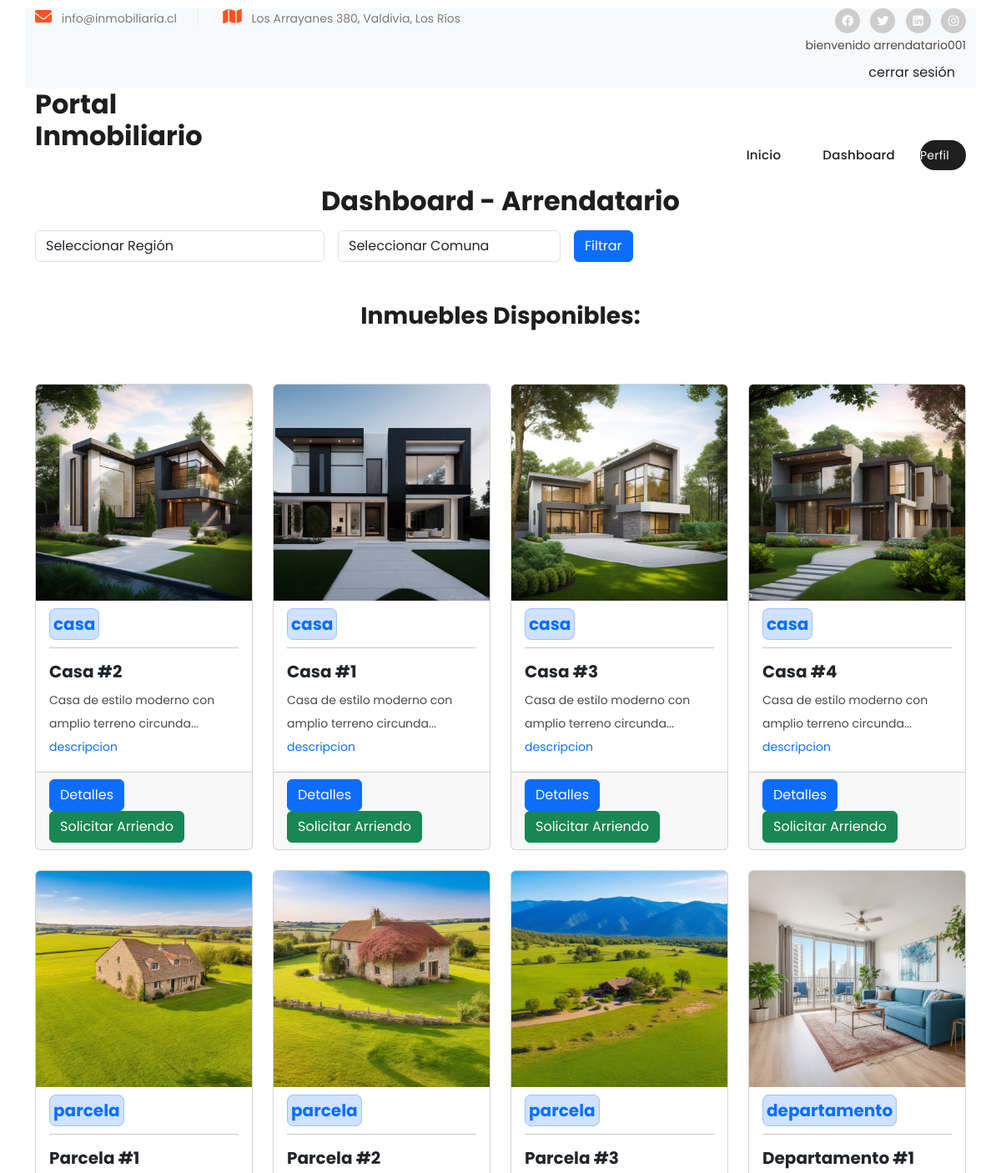
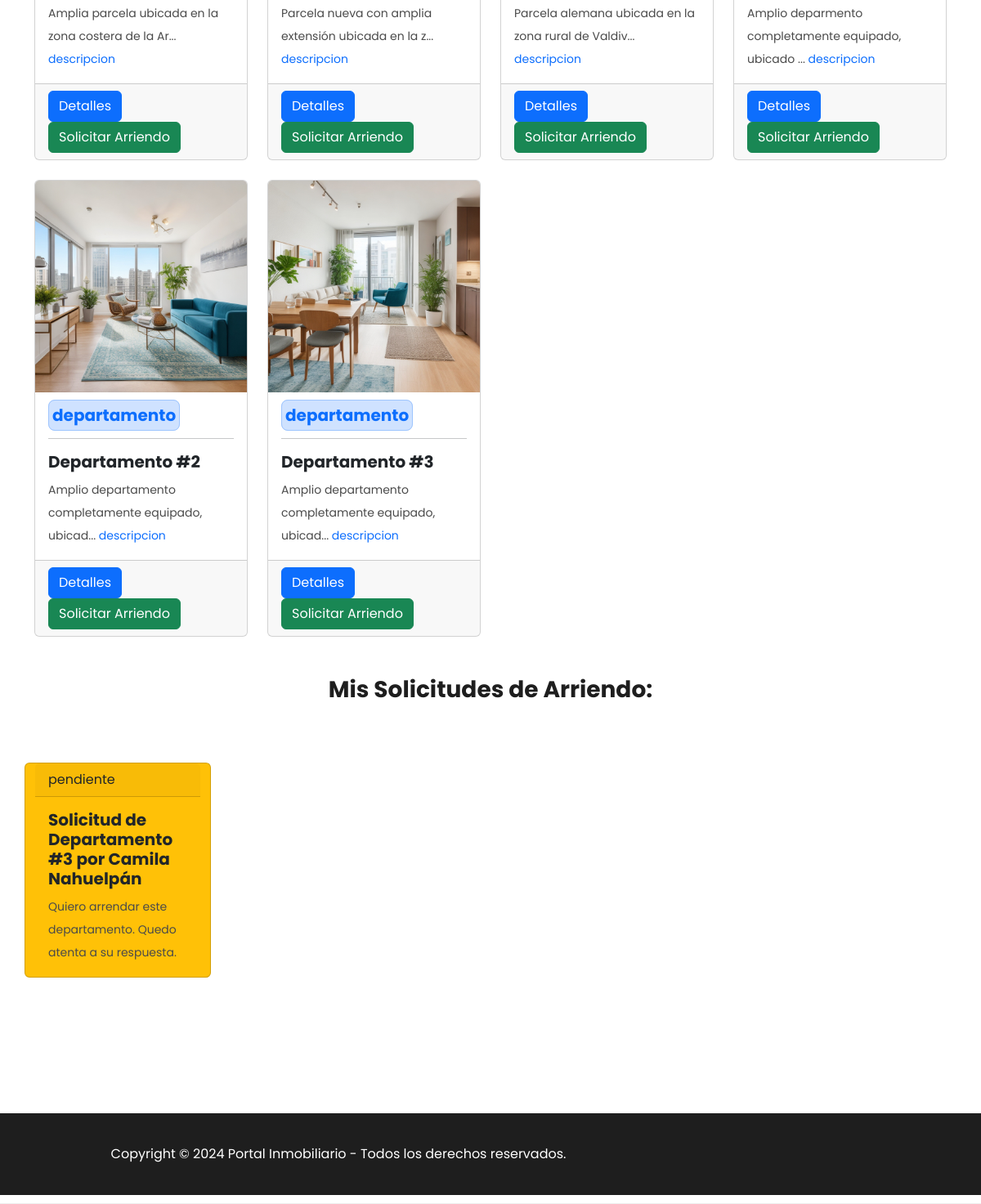
Screenshot of /dashboard/ (signed in) with the database file from the repository (2 pictures, top to bottom).
### web/models.py (models this page shows, shortened)
class Usuario(AbstractUser):
    TIPO_USUARIO_CHOICES = [
        ('arrendatario', 'Arrendatario'),
        ('arrendador', 'Arrendador'),
    ]
    nombres = models.CharField(max_length=50)
    apellidos = models.CharField(max_length=50)
    rut = models.CharField(max_length=10, unique=True)
    direccion = models.CharField(max_length=100)
    telefono = models.CharField(max_length=13)
    tipo_usuario = models.CharField(max_length=20, choices=TIPO_USUARIO_CHOICES)
    correo_electronico = models.EmailField(unique=True, default='correo@correo.cl')

class Inmueble(models.Model):
    TIPO_INMUEBLE_CHOISES = [
        ('casa','Casa'),
        ('departamento','Departamento'),
        ('parcela','Parcela'),
    ]
    nombre=models.CharField(max_length=50)
    direccion=models.CharField(max_length=50)
    descripcion=models.CharField(max_length=250)
    imagen = models.ImageField(upload_to='',null=True, blank=True)
    precio = models.DecimalField(max_digits=10, decimal_places=0)
    comuna = models.ForeignKey(Comuna, related_name='inmuebles', on_delete=models.CASCADE)
    disponible=models.BooleanField(default=True)
    m2_construidos = models.DecimalField(max_digits=10, decimal_places=2)
    m2_terreno = models.DecimalField(max_digits=10, decimal_places=2)
    cantidad_estacionamientos = models.PositiveIntegerField()
    cantidad_habitaciones = models.PositiveIntegerField()
    cantidad_banos = models.PositiveIntegerField()
    tipo_de_inmueble=models.CharField(max_length=12, choices=TIPO_INMUEBLE_CHOISES)
    propietario = models.ForeignKey(Usuario, on_delete=models.CASCADE)

class SolicitudArriendo(models.Model):
    TIPO_ESTADO_CHOISES = [
        ('pendiente','Pendiente'),
        ('aceptado','Aceptado'),
        ('rechazado','Rechazado'),
    ]
    arrendatario = models.ForeignKey(Usuario, on_delete=models.CASCADE)
    inmueble = models.ForeignKey(Inmueble, on_delete=models.CASCADE)
    mensaje = models.TextField(blank=True)
    estado =models.CharField( max_length=10, choices=TIPO_ESTADO_CHOISES, default='pendiente')
    def __str__(self):
        return f"Solicitud de {self.inmueble.nombre} por {self.arrendatario.nombres} {self.arrendatario.apellidos}"

### web/views.py (the view)
# urls.py: path('dashboard/', dashboard, name='dashboard'),
@login_required
def dashboard(request):
    if request.user.tipo_usuario == 'arrendatario':
        solicitudes = SolicitudArriendo.objects.filter(arrendatario=request.user)
        regiones = Region.objects.all()
        comunas = Comuna.objects.all()
        region_id = request.GET.get('region')
        comuna_id = request.GET.get('comuna')
        inmuebles = Inmueble.objects.filter(disponible=True)
        if region_id and region_id != '0':
            inmuebles = inmuebles.filter(comuna__region_id=region_id)
        if comuna_id:
            inmuebles = inmuebles.filter(comuna=comuna_id)
        return render(request, 'dashboard_arrendatario.html', {'solicitudes': solicitudes, 'regiones': regiones, 'comunas': comunas, 'inmuebles': inmuebles})
    elif request.user.tipo_usuario == 'arrendador':
        solicitudes_recibidas = SolicitudArriendo.objects.filter(inmueble__propietario=request.user, estado='pendiente')
        inmuebles = Inmueble.objects.filter(propietario=request.user)
        return render(request, 'dashboard_arrendador.html', {'solicitudes_recibidas': solicitudes_recibidas, 'inmuebles': inmuebles})

### web/templates/dashboard_arrendatario.html (shortened to what this page needs)
{% extends 'base.html' %}
{% load static %}
{% block content %}
  <div class="text-center my-3">
    <h2>Dashboard - Arrendatario</h2>
  </div>
  <div class="container mb-5 mx-auto">
    <form class="row g-3" method="GET" action="{% url 'dashboard' %}">
      <div class="col-auto">
        <select class="form-control" name="region" id="region">
          <option value="0">Seleccionar Región</option>
        </select>
      </div>
      <div class="col-auto">
        <select class="form-control" name="comuna" id="comuna">
          <option value="0">Seleccionar Comuna</option>
        </select>
      </div>
      <div class="col-auto">
        <button class="btn btn-primary" type="submit">Filtrar</button>
      </div>
    </form>
  </div>
  <div class="text-center mb-3">
    <h3>Inmuebles Disponibles:</h3>
  </div>
  <ul>
    <section class="container mx-auto pt-5">
      <div class="row row-cols-1 row-cols-md-3 row-cols-lg-4 g-4">
        {% for inm in inmuebles %}
          <div class="col">
            <div class="card h-100">
                <img class="card-img-top" src="/media/{{inm.imagen}}" alt="Card image cap">
              <div class="card-body">
                <h5 class="card-title">
                  <span class="p-1 me-2 text-primary bg-primary-subtle border border-primary-subtle rounded-3">
                    {{ inm.tipo_de_inmueble }}
                  </span><hr>
                  {{ inm.nombre }}
                </h5>
                <p class="card-text text-justify">
                    {% if inm.descripcion|length > 50 %}
                        {{ inm.descripcion|slice:":50" }}... <a href="">descripcion</a>
                    {% else %}
                        {{ inm.descripcion}}
                    {% endif %}
                </p>
              </div>
              <div class="card-footer">
                <a class="btn btn-primary" href="{% url 'detalle' inm.id %}">Detalles</a>
                <a class="btn btn-success" href="{% url 'generar_solicitud_arriendo' inm.id %}">Solicitar Arriendo</a>
              </div>
            </div>
          </div>
        {% endfor %}
      </div>
    </section>
  </ul>
  <div class="text-center my-4 pt-4">
    <h3>Mis Solicitudes de Arriendo:</h3>
  </div>
  <section class="container mx-auto pt-5">
    <div class="row row-cols-1 row-cols-md-3 row-cols-lg-5 g-4">
      {% for solicitud in solicitudes %}
        <div class="card mb-3
          {% if solicitud.estado == 'aceptado' %}bg-success
          {% elif solicitud.estado == 'pendiente' %}bg-warning
          {% elif solicitud.estado == 'rechazado' %}bg-danger
          {% else %}bg-secondary{% endif %}"
          style="max-width: 18rem;"
        >
          <div class="card-header">{{solicitud.estado}}</div>
          <div class="card-body">
            <h5 class="card-title">{{ solicitud }}</h5>
            <P>{{solicitud.mensaje}}</P>
          </div>
        </div>
      {% endfor %}
    </div>
  </section>
{% endblock %}

### web/templates/includes/header.html (shortened to what this page needs)
{% load static %}
  <div class="sub-header">
    <div class="container bg-light">
      <div class="row">
        <div class="col-lg-6 col-md-6">
        <ul class="info">
        <li><i class="fa fa-envelope"></i> info@inmobiliaria.cl</li>
        <li><i class="fa fa-map"></i> Los Arrayanes 380, Valdivia, Los Ríos</li>
        </ul>
      </div>
      <div class="col-lg-6 col-md-6">
        <ul class="social-links">
          <li><a href="#"><i class="fab fa-facebook"></i></a></li>
          <li><a href="https://x.com/minthu" target="_blank"><i class="fab fa-twitter"></i></a></li>
          <li><a href="#"><i class="fab fa-linkedin"></i></a></li>
          <li><a href="#"><i class="fab fa-instagram"></i></a></li>
            {% if user.is_authenticated %}
            <p>bienvenido {{ user.username }}</p>
            <form action="{% url 'logout' %}" method="post">
              <button data-mdb-ripple-init type="submit" class="btn btn-outline">
                cerrar sesión
              </button>
            </form>
            {% else %}
            <a class="nav-link" href="{% url 'login' %}">Iniciar sesión</a>
            <a class="nav-link" href="{% url 'registro_usuario' %}">Registro</a>
            {% endif %}
        </ul>
      </div>
    </div>
  </div>
<header class="header-area header-sticky">
  <div class="container">
    <div class="row">
      <div class="col-12">
        <nav class="main-nav">
          <a href="{% url 'home' %}" class="logo">
            <h2>Portal Inmobiliario</h2>
          </a>
          <ul class="nav">
            <li><a class="nav-link d-inline" href="{% url 'home' %}">Inicio</a></li>
            {% if user.is_authenticated %}
            <li><a class="nav-link d-inline" href="{% url 'dashboard' %}">Dashboard</a></li>
            <li><a class="nav-link d-inline" href="{% url 'actualizar_usuario' %}">Perfil</a></li>
            {% endif %}
          </ul>
        </nav>
      </div>
    </div>
  </div>
</header>

### web/templates/static/assets/css/templatemo-villa-agency.css (style rules this page uses)
html, body, div, span, applet, object, iframe, h1, h2, h3, h4, h5, h6, p, blockquote, div pre, a, abbr, acronym, address, big, cite, code, del, dfn, em, font, img, ins, kbd, q, s, samp, small, strike, strong, sub, sup, tt, var, b, u, i, center, dl, dt, dd, ol, ul, li, figure, header, nav, section, article, aside, footer, figcaption { margin: 0; padding: 0; border: 0; outline: 0; }
ul, li { padding: 0; margin: 0; list-style: none; }
header, nav, section, article, aside, footer, hgroup { display: block; }
* { box-sizing: border-box; }
html, body { font-family: 'Poppins', sans-serif; -ms-text-size-adjust: 100%; -webkit-font-smoothing: antialiased; -moz-osx-font-smoothing: grayscale; }
a { text-decoration: none !important; }
h1, h2, h3, h4, h5, h6 { color: #1e1e1e; margin-top: 0px; margin-bottom: 0px; font-weight: 700; }
ul { margin-bottom: 0px; }
p { font-size: 14px; line-height: 28px; color: #4a4a4a; }
img { width: 100%; overflow: hidden; }
html, body { font-family: 'Poppins', sans-serif; }
.sub-header { background-color: #fff; padding: 10px 0px; border-bottom: 1px solid #eee; }
.sub-header ul li { display: inline-block; }
.sub-header ul.social-links { text-align: right; }
.sub-header ul.social-links li { margin-left: 8px; }
.sub-header ul.social-links li a { display: inline-block; width: 30px; height: 30px; background-color: #cdcdcd; border-radius: 50%; text-align: center; line-height: 30px; color: #fff; font-size: 14px; transition: all .3s; }
.sub-header ul.info li { font-size: 14px; color: #7a7a7a; border-right: 1px solid #eee; margin-right: 25px; padding-right: 25px; }
.sub-header ul.info li:last-child { margin-right: 0px; padding-right: 0px; border-right: none; }
.sub-header ul.info li i { font-size: 20px; color: #f35525; margin-right: 8px; }
.header-area { position: relative; background-color: #fff; height: 100px; z-index: 100; -webkit-transition: all .5s ease 0s; -moz-transition: all .5s ease 0s; -o-transition: all .5s ease 0s; transition: all .5s ease 0s; }
.header-area .main-nav { background: transparent; display: flex; }
.header-area .main-nav .logo { -webkit-transition: all 0.3s ease 0s; -moz-transition: all 0.3s ease 0s; -o-transition: all 0.3s ease 0s; transition: all 0.3s ease 0s; display: inline-block; }
.header-area .main-nav ul.nav { flex-basis: 100%; margin-top: 30px; justify-content: right; -webkit-transition: all 0.3s ease 0s; -moz-transition: all 0.3s ease 0s; -o-transition: all 0.3s ease 0s; transition: all 0.3s ease 0s; position: relative; z-index: 999; }
.header-area .main-nav .nav li:last-child { padding-right: 0px; }
.header-area .main-nav .nav li { padding-left: 10px; padding-right: 10px; height: 100px; line-height: 100px; }
.header-area .main-nav .nav li a { display: block; padding-left: 20px; padding-right: 20px; font-weight: 500; font-size: 15px; height: 40px; line-height: 40px; text-transform: capitalize; color: #1e1e1e; -webkit-transition: all 0.4s ease 0s; -moz-transition: all 0.4s ease 0s; -o-transition: all 0.4s ease 0s; transition: all 0.4s ease 0s; border: transparent; letter-spacing: .25px; }
.header-area .main-nav .nav li:last-child a { background-color: #1e1e1e; color: #fff; font-size: 14px; font-weight: 400; text-transform: none; border-radius: 20px; padding-left: 0px; }
@media (max-width: 1200px) { .header-area .main-nav .nav li { padding-left: 5px; padding-right: 5px; } }
body { overflow-x: hidden; }

### rows the page displays
Usuario: username "arrendatario001"
Inmueble: imagen (picture), tipo_de_inmueble "casa", nombre "Casa #2", descripcion "Casa de estilo moderno con amplio terreno circunda"
Inmueble: imagen (picture), tipo_de_inmueble "casa", nombre "Casa #1", descripcion "Casa de estilo moderno con amplio terreno circunda"
Inmueble: imagen (picture), tipo_de_inmueble "casa", nombre "Casa #3", descripcion "Casa de estilo moderno con amplio terreno circunda"
Inmueble: imagen (picture), tipo_de_inmueble "casa", nombre "Casa #4", descripcion "Casa de estilo moderno con amplio terreno circunda"
Inmueble: imagen (picture), tipo_de_inmueble "parcela", nombre "Parcela #1", descripcion "Amplia parcela ubicada en la zona costera de la Ar"
Inmueble: imagen (picture), tipo_de_inmueble "parcela", nombre "Parcela #2", descripcion "Parcela nueva con amplia extensión ubicada en la z"
Inmueble: imagen (picture), tipo_de_inmueble "parcela", nombre "Parcela #3", descripcion "Parcela alemana ubicada en la zona rural de Valdiv"
Inmueble: imagen (picture), tipo_de_inmueble "departamento", nombre "Departamento #1", descripcion "Amplio deparmento completamente equipado, ubicado"
Inmueble: imagen (picture), tipo_de_inmueble "departamento", nombre "Departamento #2", descripcion "Amplio departamento completamente equipado, ubicad"
Inmueble: imagen (picture), tipo_de_inmueble "departamento", nombre "Departamento #3", descripcion "Amplio departamento completamente equipado, ubicad"
SolicitudArriendo: estado "pendiente", inmueble+arrendatario "Solicitud de Departamento #3 por Camila Nahuelpán", mensaje "Quiero arrendar este departamento. Quedo atenta a su respuesta."
